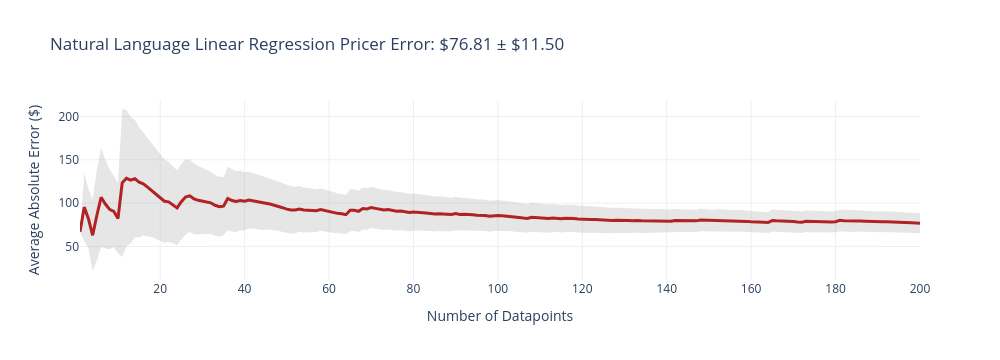
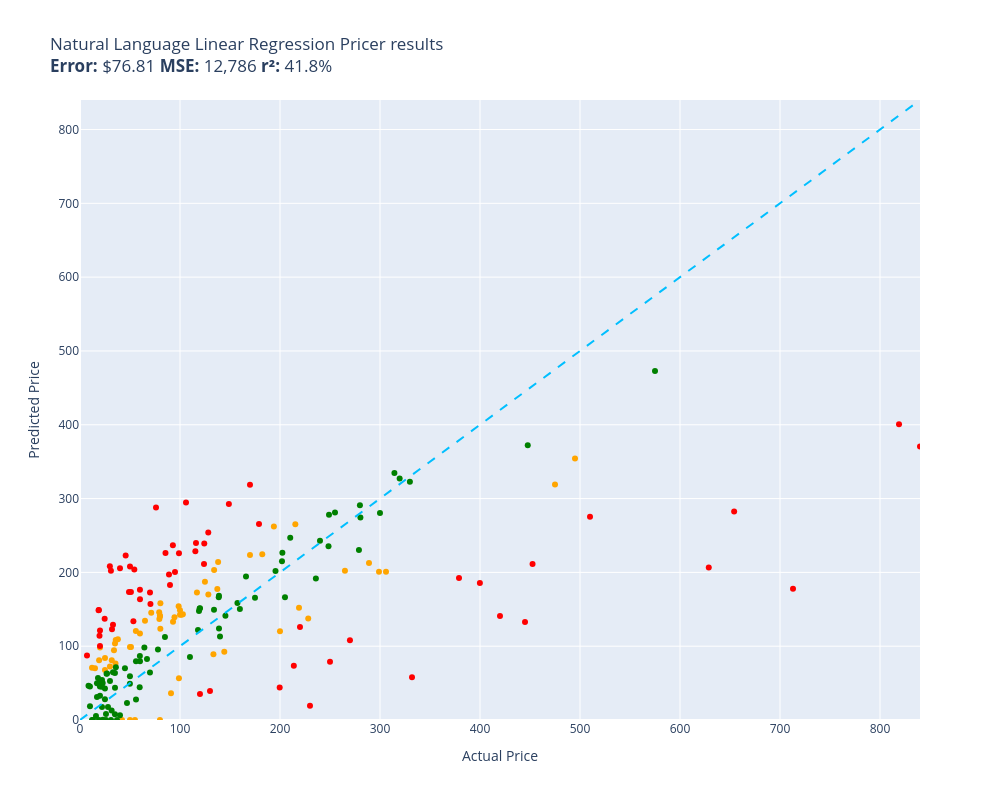

The cell these charts' notebook holds for them, in order:
### Code cell
evaluate(natural_language_linear_regression_pricer, test)

### Figure 1 — Plotly figure (JSON) as saved in the notebook; plotly's stock layout.template omitted (floating-point values rounded to 4 significant figures; data arrays with more than 128 entries replaced by an {"elided": "..."} marker saying what was removed)
{"data": [{"fill": "toself", "fillcolor": "rgba(128,128,128,0.2)", "hoverinfo": "skip", "line": {"color": "rgba(255,255,255,0)"}, "name": "95% CI", "showlegend": false, "type": "scatter", "x": {"elided": "400 int values"}, "y": {"elided": "400 float values"}}, {"customdata": {"elided": "200x1 float values"}, "hovertemplate": "n=%{x}<br>Avg Error=$%{y:,.2f}<br>±95% CI=$%{customdata[0]:,.2f}<extra></extra>", "line": {"color": "firebrick", "width": 3}, "mode": "lines", "name": "Cumulative Avg Error", "type": "scatter", "x": {"elided": "200 int values"}, "y": {"elided": "200 float values"}}], "layout": {"height": 360, "showlegend": false, "title": {"text": "Natural Language Linear Regression Pricer Error: $76.81 ± $11.50"}, "width": 1000, "xaxis": {"title": {"text": "Number of Datapoints"}}, "yaxis": {"title": {"text": "Average Absolute Error ($)"}}}}

### Figure 2 — Plotly figure (JSON) as saved in the notebook; plotly's stock layout.template omitted (floating-point values rounded to 4 significant figures)
{"data": [{"customdata": [["Old Blood Noise Excess V2 Distortion Cho...\nGuess=$152.13 Actual=$219.00"], ["NewPower99 Battery Kit for Samsung Galax...\nGuess=$0.00 Actual=$54.95"], ["SuppliesOutlet Compatible Toner Cartridg...\nGuess=$92.45 Actual=$144.29"], ["ACDelco GM Original Equipment FW339 Fron...\nGuess=$265.15 Actual=$215.33"], ["8544771 Dryer Heating Element, 279816 Th...\nGuess=$108.40 Actual=$35.74"], ["Panasonic KX-TG6511B DECT 6.0 PLUS Expan...\nGuess=$146.14 Actual=$79.20"], ["GJY Portable TV,10.6 inch Mini TV for AT...\nGuess=$136.96 Actual=$79.36"], ["LD Products Compatible Toner Cartridge R...\nGuess=$98.96 Actual=$49.98"], ["Mini PC, Kinupute Desktop Computer E3-12...\nGuess=$354.14 Actual=$495.00"], ["Aolemi Oil Rubbed Bronze Single Function...\nGuess=$154.26 Actual=$98.65"], ["Clementoni 39132.5 Jigsaw Puzzle 1,000 P...\nGuess=$0.00 Actual=$79.95"], ["10GBase-LR SFP+ Transceiver, Handar 10GB...\nGuess=$98.07 Actual=$19.99"], ["Deco Mount Pro Tripod Microphone Stand w...\nGuess=$117.32 Actual=$59.95"], ["KOMPUTERBAY 4GB 2X 2GB DDR2 1066MHz PC2-...\nGuess=$123.76 Actual=$80.34"], ["Task T24287 Roman Ogee Router Bit with 1...\nGuess=$120.55 Actual=$55.88"], ["Southwire 120V/15A Right Angle User Atta...\nGuess=$109.24 Actual=$37.87"], ["15\" Locking Shower Head Extension Arm in...\nGuess=$141.45 Actual=$79.95"], ["Mylites+ Standard Comic Book Mylar Sleev...\nGuess=$103.50 Actual=$34.99"], ["DALDED LED Light Kit for Lego Sonic Gree...\nGuess=$83.94 Actual=$24.99"], ["Baseball Backpacks Large 18 Inch Bookbag...\nGuess=$81.03 Actual=$31.77"], ["Adams Check Payment and Deposit Register...\nGuess=$76.69 Actual=$35.49"], ["KOHLER 18865-CP Filtered Water Faucet, P...\nGuess=$318.90 Actual=$475.00"], ["Diversitech WG840585 Motor, (Ddb) 1/3Hp,...\nGuess=$203.36 Actual=$134.12"], ["Festool 492370 Platin 2 S1000 Grit 6-Inc...\nGuess=$36.09 Actual=$91.00"], ["PM Auto Front Right Quick Complete Strut...\nGuess=$187.30 Actual=$124.94"], ["Satco S9596, 4 Count (Pack of 1), 4.18\nGuess=$70.66 Actual=$12.00"], ["Ceramic Talavera Mexican Tile 4x4\", 9 Pi...\nGuess=$72.47 Actual=$29.95"], ["Marvel Legends Series X-Men 6-Inch Archa...\nGuess=$56.58 Actual=$98.95"], ["ANZO USA 111207 GMC SIERRA 99-06 / YUKON...\nGuess=$224.41 Actual=$182.28"], ["Kingston Brass KS269SN Kingston Clawfoot...\nGuess=$200.81 Actual=$305.99"], ["Pioneer 2AM401-BN Two Handle Kitchen Fau...\nGuess=$137.65 Actual=$228.22"], ["LSSAGOON Backpack for Women Teen Kids Gi...\nGuess=$94.62 Actual=$33.99"], ["4LT LUMINETTE Vanity Opal GLS BSN\nGuess=$148.76 Actual=$99.99"], ["4pc Wheel Spacers Adapters 4\" (2inch Per...\nGuess=$172.70 Actual=$116.95"], ["Royal Designs, Inc. Decorative Abundant ...\nGuess=$67.76 Actual=$24.95"], ["Mikrotik RB3011UIAS-RM RouterBOARD 10xGi...\nGuess=$200.70 Actual=$299.00"], ["DuraGo 29515020 Front Hub Assembly\nGuess=$170.13 Actual=$128.34"], ["GENUINE VOLVO THERMOSTAT (3.0, 3.2) S60 ...\nGuess=$143.18 Actual=$102.85"], ["Universal Power Group 12V 100Ah Sealed L...\nGuess=$120.24 Actual=$199.99"], ["Amana Tool - SC587 Carbide Tipped 3-Wing...\nGuess=$145.37 Actual=$71.23"], ["Evan Fischer Radiator Cooling Fan Assemb...\nGuess=$177.54 Actual=$137.34"], ["UPR Mach 1 Chin Spoiler Fits 94-98 Musta...\nGuess=$134.61 Actual=$64.99"], ["Raspberry Pi 3 Model B+ Aluminum Case Me...\nGuess=$70.20 Actual=$14.99"], ["ASUS VY279HE-W 27” 1080P Monitor - White...\nGuess=$214.17 Actual=$138.10"], ["Diversitech UC2436-3 Ultralite Condenser...\nGuess=$158.15 Actual=$80.39"], ["4 Inches Rolled Muffler Tip Catback Exha...\nGuess=$262.06 Actual=$193.88"], ["APS iBoard (304 Stainless Steel Polished...\nGuess=$202.09 Actual=$264.95"], ["Baumgartens Sicurix Blank PVC ID Cards (...\nGuess=$80.97 Actual=$19.11"], ["Audio Techinca ATW-T1002 System 10 Handh...\nGuess=$212.76 Actual=$289.00"], ["LD Compatible Ink Cartridge Replacement ...\nGuess=$0.00 Actual=$41.99"], ["BXYJY for Samsung Galaxy Z Fold 3 Case w...\nGuess=$0.00 Actual=$49.99"], ["DuraGo BR5330 Front Vented Disc Brake Ro...\nGuess=$142.48 Actual=$101.51"], ["Samsung DA97-07603B Freezer Ice Maker As...\nGuess=$133.22 Actual=$93.02"], ["Intex River Run Connect Lounge (Four)\nGuess=$139.17 Actual=$94.49"], ["Targus CityGear Durable Backpack, Black,...\nGuess=$89.19 Actual=$133.43"], ["Fitness Center Gym Room Weight Train Dua...\nGuess=$142.70 Actual=$99.99"], ["MonMount Triple Monitor Stand Freestandi...\nGuess=$140.36 Actual=$79.99"], ["Xiaomi Redmi 10 2022 NFC 4G LTE (128GB +...\nGuess=$223.48 Actual=$169.99"], ["Refresh NSF-53 Premium Replacement Refri...\nGuess=$98.95 Actual=$50.99"]], "hovertemplate": "%{customdata[0]}<extra></extra>", "legendgroup": "orange", "marker": {"color": "orange", "size": 6, "symbol": "circle"}, "mode": "markers", "name": "orange", "orientation": "v", "showlegend": true, "type": "scatter", "x": [219.0, 54.95, 144.3, 215.3, 35.74, 79.2, 79.36, 49.98, 495.0, 98.65, 79.95, 19.99, 59.95, 80.34, 55.88, 37.87, 79.95, 34.99, 24.99, 31.77, 35.49, 475.0, 134.1, 91.0, 124.9, 12.0, 29.95, 98.95, 182.3, 306.0, 228.2, 33.99, 99.99, 117.0, 24.95, 299.0, 128.3, 102.8, 200.0, 71.23, 137.3, 64.99, 14.99, 138.1, 80.39, 193.9, 264.9, 19.11, 289.0, 41.99, 49.99, 101.5, 93.02, 94.49, 133.4, 99.99, 79.99, 170.0, 50.99], "xaxis": "x", "y": [152.1, 0.0, 92.45, 265.1, 108.4, 146.1, 137.0, 98.96, 354.1, 154.3, 0.0, 98.07, 117.3, 123.8, 120.6, 109.2, 141.4, 103.5, 83.94, 81.03, 76.69, 318.9, 203.4, 36.09, 187.3, 70.66, 72.47, 56.58, 224.4, 200.8, 137.6, 94.62, 148.8, 172.7, 67.76, 200.7, 170.1, 143.2, 120.2, 145.4, 177.5, 134.6, 70.2, 214.2, 158.2, 262.1, 202.1, 80.97, 212.8, 0.0, 0.0, 142.5, 133.2, 139.2, 89.19, 142.7, 140.4, 223.5, 98.95], "yaxis": "y"}, {"customdata": [["telpo Headlight Assembly Fit For 15 Camr...\nGuess=$239.89 Actual=$115.99"], ["Stand for Raven Pro Document Scanner - P...\nGuess=$208.36 Actual=$29.85"], ["RBC12-UPC Replacement Battery Cartridge ...\nGuess=$19.25 Actual=$229.99"], ["Bam France 2002XL Contoured Hightech Bla...\nGuess=$177.72 Actual=$713.00"], ["Metabo HPT 36V MultiVolt™ Cordless Rotar...\nGuess=$192.53 Actual=$379.00"], ["46mm Digital Pro High-Resolution Close-U...\nGuess=$121.39 Actual=$19.99"], ["Innovative Percussion CB-6 Chamois Bass ...\nGuess=$203.89 Actual=$54.32"], ["LOVE MEI Galaxy S10 Lite Case, Military ...\nGuess=$129.20 Actual=$32.98"], ["CORSAIR Dominator Platinum RGB 32GB (2x1...\nGuess=$211.21 Actual=$124.00"], ["Bam Trekking 3027SB Single Black Clarine...\nGuess=$57.79 Actual=$332.00"], ["DEWALT 20V MAX* XR Impact Driver with Bl...\nGuess=$211.39 Actual=$452.53"], ["Scranton & Co 3 Drawer Mobile File Cabin...\nGuess=$228.68 Actual=$115.35"], ["Canon EOS Rebel T7 Digital SLR Camera wi...\nGuess=$400.82 Actual=$819.00"], ["Travelpro Platinum Elite Slim Business L...\nGuess=$73.65 Actual=$213.83"], ["JRready ST6313 DT Deutsch Connector Kit,...\nGuess=$43.99 Actual=$199.68"], ["Dakota Alert MURS Alert Probe Sensor - M...\nGuess=$126.03 Actual=$219.99"], ["3D Tree Hole Branches 075 Stair Risers D...\nGuess=$39.33 Actual=$129.99"], ["Projector, CRAZVIEW Projector with WiFi ...\nGuess=$133.65 Actual=$53.40"], ["Retevis RT68 Soft Earhook Walkie Talkie ...\nGuess=$87.52 Actual=$6.99"], ["MC: Pindicator (Dual Intensity Amber)\nGuess=$205.64 Actual=$40.00"], ["Poison Spyder 10-08-020 Rocker Knocker\nGuess=$206.66 Actual=$628.76"], ["DIMARZIO 204284 DP 163FBK Blues Bucker G...\nGuess=$183.02 Actual=$89.99"], ["Lighted Triangle Mirror Cabinet Bathroom...\nGuess=$132.82 Actual=$445.00"], ["BESTILL Wall Mounted Shower Faucet Set, ...\nGuess=$288.02 Actual=$76.00"], ["Engine Thermostat, Replace 19301-PAA-306...\nGuess=$149.15 Actual=$18.89"], ["Dell Optiplex 390 Desktop Computer i3 3....\nGuess=$239.20 Actual=$124.27"], ["Neporal Full Spectrum Light Bulb, 6000K ...\nGuess=$148.82 Actual=$18.59"], ["Pidoko Kids Train Table, Grey with 90 Pc...\nGuess=$35.14 Actual=$119.97"], ["LEGO Marvel Avengers War Machine Buster ...\nGuess=$176.55 Actual=$59.95"], ["KOHLER K-1185540-CP Assembly-Slider\nGuess=$222.94 Actual=$45.67"], ["Trim Kit for 2-handle Shower & Tub Valve...\nGuess=$200.55 Actual=$94.99"], ["iPhone 12/12 Pro Nicaragua Guardabarranc...\nGuess=$100.24 Actual=$19.97"], ["Aeromotive 13304 Regulator, X1 Adjustabl...\nGuess=$108.20 Actual=$269.95"], ["Canon Sure Shot 90u 35mm Date Camera\nGuess=$185.55 Actual=$399.89"], ["Wilkinson LOW GAUSS Vintage Tone Strat S...\nGuess=$202.23 Actual=$30.93"], ["Ibanez M510OVS Acoustic Mandolin in Vint...\nGuess=$318.61 Actual=$169.99"], ["Berta (6 Pieces) 1-1/4 inch Overlay, 90 ...\nGuess=$137.10 Actual=$24.66"], ["CradlePoint Compact Broadband Router (CB...\nGuess=$197.29 Actual=$89.00"], ["Pyle Wireless Rear View Backup Camera - ...\nGuess=$157.31 Actual=$70.45"], ["Auertech Portable Washing Machine, 14lbs...\nGuess=$225.89 Actual=$98.99"], ["18 Inch White Undermount Kitchen Sink - ...\nGuess=$265.40 Actual=$179.00"], ["ECCPP Power Steering Pump for 2009-2010 ...\nGuess=$226.39 Actual=$85.48"], ["Skullcandy Hesh Evo Bluetooth Headphones...\nGuess=$172.62 Actual=$69.99"], ["ROHL WSGUM3018WH Wire Sink Grids, White\nGuess=$253.89 Actual=$128.28"], ["Music Hall pa15.3 MM/MC Phono Preamplifi...\nGuess=$78.79 Actual=$250.00"], ["Lorell Bell Chair Glide, 2.5\", Black\nGuess=$114.21 Actual=$19.50"], ["CTLAMP XL-2100 Professional Quality XL-2...\nGuess=$122.95 Actual=$32.00"], ["Competition Clutch Disc and Pressure Pla...\nGuess=$275.22 Actual=$510.00"], ["KUNFINE Android Radio CarPlay & Android ...\nGuess=$294.56 Actual=$106.00"], ["A-Premium Front Suspension Steering Knuc...\nGuess=$173.40 Actual=$48.99"], ["Dell XPS 13 9343-2727SLV 13.3\" Full HD S...\nGuess=$370.43 Actual=$839.99"], ["Pacific Drums PDCM1618TTRB 16 x 18 Inche...\nGuess=$141.04 Actual=$419.99"], ["Vinyl Soft Top Roll-up Adjustable Truck ...\nGuess=$292.72 Actual=$148.88"], ["Blanco 230966 Valea Stainless Steel Sink...\nGuess=$236.86 Actual=$92.88"], ["Empava 24\" Single Wall Ovens 10 Cooking ...\nGuess=$282.34 Actual=$654.14"], ["Viola Bow 4/4 Full Size Carbon Fiber (Bl...\nGuess=$207.95 Actual=$49.99"], ["Fender Hendrix Voodoo Child Coiled Instr...\nGuess=$163.46 Actual=$59.99"], ["Pyle 2x120 Watt Home Audio Speaker Power...\nGuess=$173.32 Actual=$50.92"]], "hovertemplate": "%{customdata[0]}<extra></extra>", "legendgroup": "red", "marker": {"color": "red", "size": 6, "symbol": "circle"}, "mode": "markers", "name": "red", "orientation": "v", "showlegend": true, "type": "scatter", "x": [116.0, 29.85, 230.0, 713.0, 379.0, 19.99, 54.32, 32.98, 124.0, 332.0, 452.5, 115.3, 819.0, 213.8, 199.7, 220.0, 130.0, 53.4, 6.99, 40.0, 628.8, 89.99, 445.0, 76.0, 18.89, 124.3, 18.59, 120.0, 59.95, 45.67, 94.99, 19.97, 269.9, 399.9, 30.93, 170.0, 24.66, 89.0, 70.45, 98.99, 179.0, 85.48, 69.99, 128.3, 250.0, 19.5, 32.0, 510.0, 106.0, 48.99, 840.0, 420.0, 148.9, 92.88, 654.1, 49.99, 59.99, 50.92], "xaxis": "x", "y": [239.9, 208.4, 19.25, 177.7, 192.5, 121.4, 203.9, 129.2, 211.2, 57.79, 211.4, 228.7, 400.8, 73.65, 43.99, 126.0, 39.33, 133.7, 87.52, 205.6, 206.7, 183.0, 132.8, 288.0, 149.1, 239.2, 148.8, 35.14, 176.5, 222.9, 200.5, 100.2, 108.2, 185.5, 202.2, 318.6, 137.1, 197.3, 157.3, 225.9, 265.4, 226.4, 172.6, 253.9, 78.79, 114.2, 123.0, 275.2, 294.6, 173.4, 370.4, 141.0, 292.7, 236.9, 282.3, 207.9, 163.5, 173.3], "yaxis": "y"}, {"customdata": [["EXMAX NG-10X Fresnel Lens Focusing Adapt...\nGuess=$64.22 Actual=$69.98"], ["Pump Head TBVECHI 175PSI 4KW 5.5HP 21CFM...\nGuess=$322.86 Actual=$329.90"], ["APS iBoard 6-inch Aluminum (Black Powder...\nGuess=$246.86 Actual=$210.23"], ["PEMP E65 E66 CDC Simulate Optical Fiber ...\nGuess=$147.59 Actual=$119.00"], ["Intermatic PX300 12V 300W Transformer wi...\nGuess=$149.48 Actual=$134.00"], ["HK SYSTEMS 13\" Heavy Duty Black \"Push\" O...\nGuess=$112.46 Actual=$84.95"], ["SKB iSeries 3i-13096-6KP Case for BlackM...\nGuess=$165.75 Actual=$174.99"], ["June Garden 12\" Sweet Dolly Charlotte - ...\nGuess=$32.90 Actual=$19.99"], ["GanFindX Portable Car Hand Controls for ...\nGuess=$150.38 Actual=$159.90"], ["Evergreen HSHB2005 Cylinder Head Gasket ...\nGuess=$44.39 Actual=$59.69"], ["Tidal Front + Rear Fender Flares 4PC Poc...\nGuess=$280.96 Actual=$254.99"], ["152MM Hole Saws M42 Bi-Metal High Speed ...\nGuess=$57.01 Actual=$17.99"], ["Wenger City Upgrade Laptop Backpack with...\nGuess=$141.39 Actual=$145.42"], ["AUTOFREE LED Tail Lights Assembly Compat...\nGuess=$215.05 Actual=$201.99"], ["Fjallraven, Kanken Laptop 15\" Backpack f...\nGuess=$150.96 Actual=$119.65"], ["Evan-Fischer Front Bumper Cover Compatib...\nGuess=$226.49 Actual=$202.38"], ["Laisomeke Waterproof Junction Box, Unive...\nGuess=$0.00 Actual=$11.99"], ["Sumerain S1339CM Double Handle Widesprea...\nGuess=$191.60 Actual=$235.86"], ["Webcem Solar Shed Light Outdoor Indoor, ...\nGuess=$95.53 Actual=$77.96"], ["Western Digital Enterprise RE4-GP 2TB SA...\nGuess=$85.50 Actual=$109.95"], ["VLAND LED Smoked Taillights Compatible F...\nGuess=$242.75 Actual=$239.99"], ["Tablet PC Cover Compatible with Lenovo T...\nGuess=$12.98 Actual=$31.61"], ["Miyaya@ Funny Animal Masks Collection fo...\nGuess=$49.94 Actual=$16.99"], ["Trail Gear Twin Stick Kit for Top Shift ...\nGuess=$291.00 Actual=$279.92"], ["Ultra Duster Canned Air Net 10 Oz 6-Pack\nGuess=$49.28 Actual=$49.90"], ["Beck/Arnley 0421945 Air Filter\nGuess=$71.56 Actual=$35.87"], ["IQShield Screen Protector Compatible wit...\nGuess=$45.53 Actual=$9.95"], ["Liberty Imports 12 Pack: US Military Toy...\nGuess=$31.15 Actual=$16.98"], ["Intrepid International Dressage Letters-...\nGuess=$63.13 Actual=$26.99"], ["EMART Photography C Stand with Boom Arm,...\nGuess=$151.40 Actual=$119.99"], ["KUNN Small Electrician Tool Pouch Utilit...\nGuess=$17.76 Actual=$21.99"], ["Replacement Remote Control for PANASONIC...\nGuess=$7.84 Actual=$34.95"], ["KS K-STORM Replacement Silicone Mushroom...\nGuess=$46.41 Actual=$8.50"], ["Grey Pneumatic 1311SD Impact Socket Set\nGuess=$158.38 Actual=$157.43"], ["Walker Exhaust Ultra EPA 16478 Direct Fi...\nGuess=$472.95 Actual=$574.99"], ["GE RPWF SmartWater Comparable Refrigerat...\nGuess=$0.00 Actual=$36.99"], ["Urth 62mm UV, Circular Polarizing (CPL),...\nGuess=$123.80 Actual=$139.00"], ["MGP Caliper Covers 39011SACURD Red Powde...\nGuess=$278.15 Actual=$249.00"], ["LSI Broadcom SAS 9300-8i 8-port 12Gb/s S...\nGuess=$122.08 Actual=$118.00"], ["NewFantasia Replacement Audio Cable with...\nGuess=$0.00 Actual=$31.00"], ["MONOCARBON Forged Carbon Fiber Case for ...\nGuess=$79.73 Actual=$59.99"], ["AC Compressor & A/C Kit For BMW 335i 335...\nGuess=$334.67 Actual=$314.41"], ["MXR Carbon Copy Deluxe Analog Delay Guit...\nGuess=$201.73 Actual=$195.50"], ["Chalkboard Name Badges with Magnetic Bac...\nGuess=$45.34 Actual=$19.95"], ["Linkloos Solar Street Lights Outdoor Wat...\nGuess=$79.61 Actual=$55.99"], ["USB Charger, CIVIE High Speed 60W Multip...\nGuess=$5.48 Actual=$15.99"], ["Cardone 84-58642 New HEI Electronic Dist...\nGuess=$194.28 Actual=$165.99"], ["Hp Pavilion P7-1257c Motherboard Aahd3-h...\nGuess=$86.61 Actual=$59.86"], ["Kastar Battery Pack Replacement for Sony...\nGuess=$51.59 Actual=$19.99"], ["New Replacement seat cover fits Yamaha M...\nGuess=$168.26 Actual=$138.95"], ["AZX Stylus Pencil for Apple iPad Pro 202...\nGuess=$52.77 Actual=$29.99"], ["SP Air Corporation SP-8102BU 1/4-Inch He...\nGuess=$166.25 Actual=$204.99"], ["LCD Screen for Dell Inspiron 17R 17.3\" H...\nGuess=$98.32 Actual=$64.37"], ["200 ' feet True 14 Gauge AWG CCA Speaker...\nGuess=$70.19 Actual=$44.95"], ["200 Couples Conversation Cards - Enjoy B...\nGuess=$64.78 Actual=$32.97"], ["The Puppet Company - Carpet-Unicorn, Whi...\nGuess=$0.00 Actual=$19.00"], ["KYX Racing Hardened Steel Center Drive S...\nGuess=$23.15 Actual=$46.99"], ["StonKraft Brass Chess Board Game Set wit...\nGuess=$113.09 Actual=$140.00"], ["VIPMOTOZ Sequential Turn Signal Premium ...\nGuess=$230.27 Actual=$278.94"], ["OEM Samsung Remote Control Shipped with ...\nGuess=$27.92 Actual=$56.00"], ["Venom Power Terra Hunter R/T+ R/T All-Te...\nGuess=$327.07 Actual=$319.65"], ["Custom Engagement Logo Desk Embosser Sea...\nGuess=$59.43 Actual=$49.95"], ["520 Pieces Christmas Envelope Seal Stick...\nGuess=$0.00 Actual=$25.99"], ["BestPricedDecals Wine A BIT, You'll Feel...\nGuess=$0.00 Actual=$12.98"], ["VATOS 4 Packs Bubble Machine Gun for Kid...\nGuess=$0.44 Actual=$22.88"], ["Steering Wheel, Carbon Fiber Automotive ...\nGuess=$372.09 Actual=$447.74"], ["VONADO Space Wars Colonial Viper MK1 Bui...\nGuess=$6.33 Actual=$39.99"], ["Replacement Remote Control fit for Sony ...\nGuess=$18.72 Actual=$9.99"], ["Disney Princess Sparkling Princess Sleep...\nGuess=$28.24 Actual=$24.95"], ["sabermaster TCG Playmat yugioh playmat T...\nGuess=$44.89 Actual=$21.99"], ["Star Wars Die-Cast Metal TITANIUM Series...\nGuess=$50.02 Actual=$22.70"], ["Glovion Music Stand Light, Clip On Piano...\nGuess=$17.73 Actual=$27.99"], ["Think Gizmos Build Your Own Robot Toys f...\nGuess=$42.54 Actual=$24.95"], ["HP Laserjet 2100 Laser Printer W/Test Pr...\nGuess=$280.41 Actual=$299.98"], ["PowerSport Front Rear Brakes and Rotors ...\nGuess=$235.34 Actual=$248.51"], ["VTech Strum and Jam Kidi Musical Guitar ...\nGuess=$54.31 Actual=$21.99"], ["KZ ZS10 Pro in Ear Monitor Headphone KZ ...\nGuess=$82.63 Actual=$66.99"], ["W11130208 W10695459 Refrigerator LED Mod...\nGuess=$62.74 Actual=$26.59"], ["Jada Toys Ryan's World Combo Panda Airli...\nGuess=$63.74 Actual=$34.94"], ["STICKGOO Peel and Stick Backsplash for K...\nGuess=$43.83 Actual=$34.99"], ["Garmin 010-12402-10 GT15M-TM Transom-Mou...\nGuess=$166.14 Actual=$138.74"], ["For Volvo C70 S70 V70 V40 S40 AC Compres...\nGuess=$274.39 Actual=$280.41"], ["NICKSTON Red Sparkling Glitter Slim Band...\nGuess=$8.14 Actual=$25.99"]], "hovertemplate": "%{customdata[0]}<extra></extra>", "legendgroup": "green", "marker": {"color": "green", "size": 6, "symbol": "circle"}, "mode": "markers", "name": "green", "orientation": "v", "showlegend": true, "type": "scatter", "x": [69.98, 329.9, 210.2, 119.0, 134.0, 84.95, 175.0, 19.99, 159.9, 59.69, 255.0, 17.99, 145.4, 202.0, 119.7, 202.4, 11.99, 235.9, 77.96, 110.0, 240.0, 31.61, 16.99, 279.9, 49.9, 35.87, 9.95, 16.98, 26.99, 120.0, 21.99, 34.95, 8.5, 157.4, 575.0, 36.99, 139.0, 249.0, 118.0, 31.0, 59.99, 314.4, 195.5, 19.95, 55.99, 15.99, 166.0, 59.86, 19.99, 138.9, 29.99, 205.0, 64.37, 44.95, 32.97, 19.0, 46.99, 140.0, 278.9, 56.0, 319.6, 49.95, 25.99, 12.98, 22.88, 447.7, 39.99, 9.99, 24.95, 21.99, 22.7, 27.99, 24.95, 300.0, 248.5, 21.99, 66.99, 26.59, 34.94, 34.99, 138.7, 280.4, 25.99], "xaxis": "x", "y": [64.22, 322.9, 246.9, 147.6, 149.5, 112.5, 165.8, 32.9, 150.4, 44.39, 281.0, 57.01, 141.4, 215.1, 151.0, 226.5, 0.0, 191.6, 95.53, 85.5, 242.7, 12.98, 49.94, 291.0, 49.28, 71.56, 45.53, 31.15, 63.13, 151.4, 17.76, 7.841, 46.41, 158.4, 472.9, 0.0, 123.8, 278.1, 122.1, 0.0, 79.73, 334.7, 201.7, 45.34, 79.61, 5.484, 194.3, 86.61, 51.59, 168.3, 52.77, 166.2, 98.32, 70.19, 64.78, 0.0, 23.15, 113.1, 230.3, 27.92, 327.1, 59.43, 0.0, 0.0, 0.4409, 372.1, 6.327, 18.72, 28.24, 44.89, 50.02, 17.73, 42.54, 280.4, 235.3, 54.31, 82.63, 62.74, 63.74, 43.83, 166.1, 274.4, 8.14], "yaxis": "y"}, {"hoverinfo": "skip", "line": {"color": "deepskyblue", "dash": "dash", "width": 2}, "mode": "lines", "name": "y = x", "showlegend": false, "type": "scatter", "x": [0, 840.0], "y": [0, 840.0]}], "layout": {"height": 800, "legend": {"title": {"text": "color"}, "tracegroupgap": 0}, "showlegend": false, "title": {"text": "Natural Language Linear Regression Pricer results<br><b>Error:</b> $76.81 <b>MSE:</b> 12,786 <b>r²:</b> 41.8%"}, "width": 1000, "xaxis": {"anchor": "y", "domain": [0, 1], "range": [0, 840.0], "title": {"text": "Actual Price"}}, "yaxis": {"anchor": "x", "domain": [0, 1], "range": [0, 840.0], "title": {"text": "Predicted Price"}}}}
